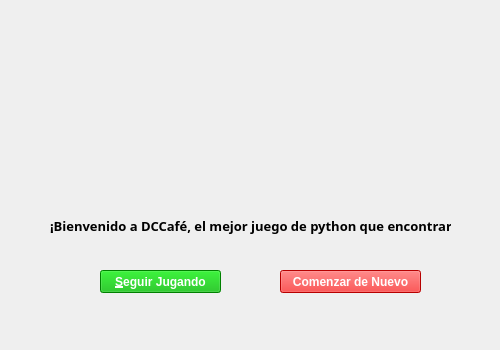
<?xml version="1.0" encoding="UTF-8"?>
<ui version="4.0">
 <class>pre_ronda_window</class>
 <widget class="QWidget" name="pre_ronda_window">
  <property name="geometry">
   <rect>
    <x>0</x>
    <y>0</y>
    <width>500</width>
    <height>350</height>
   </rect>
  </property>
  <property name="minimumSize">
   <size>
    <width>500</width>
    <height>350</height>
   </size>
  </property>
  <property name="maximumSize">
   <size>
    <width>500</width>
    <height>350</height>
   </size>
  </property>
  <property name="windowTitle">
   <string>DCCafé-Ventana Inicial</string>
  </property>
  <widget class="QLabel" name="logo">
   <property name="geometry">
    <rect>
     <x>90</x>
     <y>50</y>
     <width>300</width>
     <height>120</height>
    </rect>
   </property>
   <property name="text">
    <string/>
   </property>
   <property name="pixmap">
    <pixmap>sprites/otros/logo_negro.png</pixmap>
   </property>
   <property name="scaledContents">
    <bool>true</bool>
   </property>
  </widget>
  <widget class="QLabel" name="texto_inspirativo">
   <property name="geometry">
    <rect>
     <x>50</x>
     <y>190</y>
     <width>401</width>
     <height>71</height>
    </rect>
   </property>
   <property name="font">
    <font>
     <family>Yu Gothic UI Semibold</family>
     <pointsize>10</pointsize>
     <weight>75</weight>
     <bold>true</bold>
    </font>
   </property>
   <property name="text">
    <string>¡Bienvenido a DCCafé, el mejor juego de python que encontraras!</string>
   </property>
  </widget>
  <widget class="QPushButton" name="boton_reinicar">
   <property name="geometry">
    <rect>
     <x>280</x>
     <y>270</y>
     <width>141</width>
     <height>23</height>
    </rect>
   </property>
   <property name="font">
    <font>
     <weight>75</weight>
     <bold>true</bold>
    </font>
   </property>
   <property name="styleSheet">
    <string notr="true">background-color: rgb(255, 0, 0);
color: white;
</string>
   </property>
   <property name="text">
    <string>Comenzar de Nuevo</string>
   </property>
  </widget>
  <widget class="QPushButton" name="boton_seguir_jugando">
   <property name="geometry">
    <rect>
     <x>100</x>
     <y>270</y>
     <width>121</width>
     <height>23</height>
    </rect>
   </property>
   <property name="font">
    <font>
     <weight>75</weight>
     <bold>true</bold>
    </font>
   </property>
   <property name="autoFillBackground">
    <bool>false</bool>
   </property>
   <property name="styleSheet">
    <string notr="true">background-color: rgb(0, 179, 0);
color: white;</string>
   </property>
   <property name="text">
    <string>&amp;Seguir Jugando</string>
   </property>
   <property name="checkable">
    <bool>false</bool>
   </property>
  </widget>
 </widget>
 <resources/>
 <connections>
  <connection>
   <sender>boton_seguir_jugando</sender>
   <signal>clicked()</signal>
   <receiver>pre_ronda_window</receiver>
   <slot>seguir_partida()</slot>
   <hints>
    <hint type="sourcelabel">
     <x>155</x>
     <y>275</y>
    </hint>
    <hint type="destinationlabel">
     <x>249</x>
     <y>174</y>
    </hint>
   </hints>
  </connection>
  <connection>
   <sender>boton_reinicar</sender>
   <signal>clicked()</signal>
   <receiver>pre_ronda_window</receiver>
   <slot>reiniciar_partida()</slot>
   <hints>
    <hint type="sourcelabel">
     <x>355</x>
     <y>275</y>
    </hint>
    <hint type="destinationlabel">
     <x>249</x>
     <y>174</y>
    </hint>
   </hints>
  </connection>
 </connections>
 <slots>
  <slot>seguir_partida()</slot>
  <slot>reiniciar_partida()</slot>
 </slots>
</ui>
